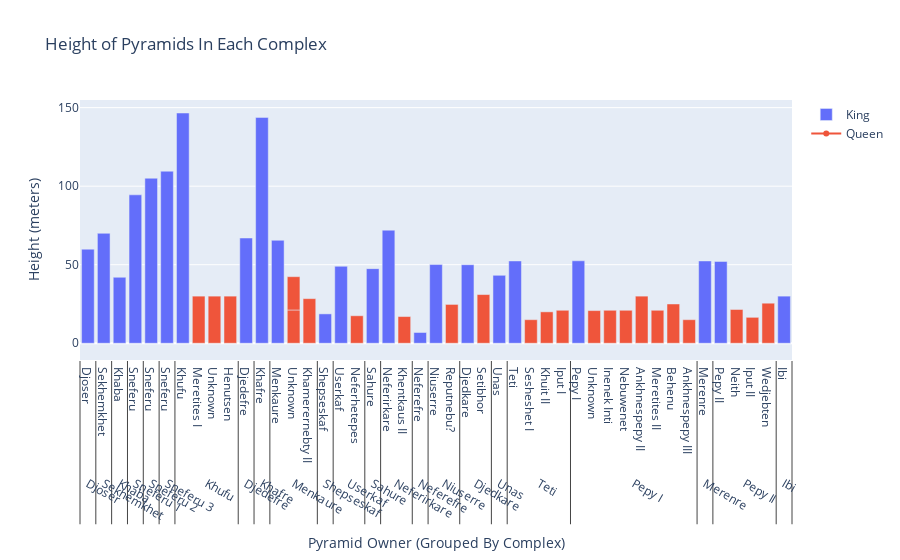

Notebook cell for this chart:
### Code cell
# Attempting to recreate George's suggested visualization (picture on my phone)

# Trying to fill 'start_of_reign' fully so that sorts work correctly
# TODO: Add this functionality to the cleanup script
unique_comp = complexes['pyramid_complex'].unique()
temp = df

for comp in unique_comp:
    start = temp[temp['pyramid_complex'] == comp]['start_of_reign'].max()
    temp[temp['pyramid_complex'] == comp]['start_of_reign'] = temp[temp['pyramid_complex'] == comp]['start_of_reign'].replace(np.nan, start)

temp.loc[temp['pyramid_complex'] == 'Sneferu 3', 'start_of_reign'] = 2574   # This had to be done to get it in the correct order (value was missing)
temp.dropna(subset='height', inplace=True)
temp.sort_values(by='start_of_reign', ascending=False, inplace=True)

# Getting the height column to be numeric
def average_of_two(val):
    if isinstance(val, int) or isinstance(val, float) or pd.isna(val): return val

    if ',' in val: return 72    # Temporary: Deals with that one weird value

    nums = val.split('-')
    if len(nums) == 1: return float(nums[0])
    return (float(nums[0]) + float(nums[1])) / 2

temp['height'] = temp['height'].map(average_of_two).astype(float)
tl = temp[['pyramid_complex', 'pyramid_owner', 'start_of_reign', 'end_of_reign', 'length_of_reign', 'height', 'royal_status', 'relationship_to_king']]
# Omit Khentkaus I (Queen, not at a King's complex)
tl = tl.drop(tl[tl['pyramid_complex'] == 'Khentkaus I'].index)


# Plotly stuff
grouped_heights_fig = px.bar(tl, 
             x='pyramid_complex', 
             y='height', 
             color='pyramid_owner',
             title='Height of Pyramids At Each Complex By Status',
             labels={
                 'pyramid_complex': 'Pyramid Complex',
                 'height': 'Height (meters)',
                 'royal_status': 'Royal Status'
             },
             barmode='group',
             text='pyramid_owner',
             custom_data=['royal_status', 'pyramid_owner', tl['relationship_to_king'].fillna('Self')])
grouped_heights_fig.update_layout(bargap=0)
grouped_heights_fig.update_traces(
    hovertemplate='<br>'.join([
        'Royal status: %{customdata[0]}',
        'Pyramid Complex: %{x}',
        'Height: %{y} m',
        'Pyramid Owner: %{customdata[1]}',
        'Relationship To King: %{customdata[2]}',
        '<extra></extra>'
    ])
)
#grouped_heights_fig.show()
from plotly import graph_objects as go

def setColor(y):
    if y == "King": return '#636EFA'     # default blue
    elif y == "Queen": return '#EF553B'  # default red

colors = [setColor(y) for y in tl['royal_status'].values]

horizontal = go.Figure(go.Bar(
    x = tl.loc[:,["pyramid_complex", "pyramid_owner"]].T.values, 
    y = tl["height"].values, 
    marker={"color": colors},
    name = "King"
    )
)
horizontal.add_trace(
            go.Scatter(
            x=["Sneferu 1"],
            y=[0],
            name="Queen",
        ))
horizontal.update_layout(
    title = "Height of Pyramids In Each Complex",
    xaxis = dict(title = "Pyramid Owner (Grouped By Complex)"),
    yaxis = dict(title = "Height (meters)"),
    showlegend = True
)
horizontal.show()

### Figure 1 — Plotly figure (JSON) as saved in the notebook; plotly's stock layout.template omitted (floating-point values rounded to 4 significant figures)
{"data": [{"marker": {"color": ["#636EFA", "#636EFA", "#636EFA", "#636EFA", "#636EFA", "#636EFA", "#636EFA", "#636EFA", "#636EFA", "#636EFA", "#636EFA", "#636EFA", "#636EFA", "#636EFA", "#636EFA", "#636EFA", "#636EFA", "#636EFA", "#636EFA", "#636EFA", "#636EFA", "#636EFA", "#EF553B", "#EF553B", "#EF553B", "#EF553B", "#EF553B", "#EF553B", "#EF553B", "#EF553B", "#EF553B", "#EF553B", "#EF553B", "#EF553B", "#EF553B", "#EF553B", "#EF553B", "#EF553B", "#EF553B", "#EF553B", "#EF553B", "#EF553B", "#EF553B", "#EF553B", "#EF553B", "#636EFA"]}, "name": "King", "type": "bar", "x": [["Djoser", "Sekhemkhet", "Khaba", "Sneferu 1", "Sneferu 2", "Sneferu 3", "Khufu", "Djedefre", "Khafre", "Menkaure", "Shepseskaf", "Userkaf", "Sahure", "Neferirkare", "Neferefre", "Niuserre", "Djedkare", "Unas", "Teti", "Pepy I", "Merenre", "Pepy II", "Khufu", "Khufu", "Khufu", "Menkaure", "Menkaure", "Menkaure", "Userkaf", "Neferirkare", "Niuserre", "Djedkare", "Teti", "Teti", "Teti", "Pepy I", "Pepy I", "Pepy I", "Pepy I", "Pepy I", "Pepy I", "Pepy I", "Pepy II", "Pepy II", "Pepy II", "Ibi"], ["Djoser", "Sekhemkhet", "Khaba", "Sneferu", "Sneferu", "Sneferu", "Khufu", "Djedefre", "Khafre", "Menkaure", "Shepseskaf", "Userkaf", "Sahure", "Neferirkare", "Neferefre", "Niuserre", "Djedkare", "Unas", "Teti", "Pepy I", "Merenre", "Pepy II", "Meretites I", "Unknown", "Henutsen", "Khamerernebty II", "Unknown", "Unknown", "Neferhetepes", "Khentkaus II", "Reputnebu?", "Setibhor", "Sesheshet I", "Khuit II", "Iput I", "Inenek Inti", "Nebuwenet", "Ankhnespepy II", "Unknown", "Meretites II", "Behenu", "Ankhnespepy III", "Neith", "Iput II", "Wedjebten", "Ibi"]], "y": [59.9, 70, 42, 94.5, 105.1, 109.5, 146.6, 67, 143.8, 65.55, 18.7, 49, 47.5, 72, 6.85, 50.1, 50, 43.23, 52.4, 52.5, 52.4, 52.1, 30, 30, 30, 28.4, 21.18, 21.2, 17.5, 17, 24.72, 31, 15, 20, 21, 21, 21, 30, 20.8, 21, 25, 15, 21.5, 16.5, 25.5, 30]}, {"name": "Queen", "type": "scatter", "x": ["Sneferu 1"], "y": [0]}], "layout": {"showlegend": true, "title": {"text": "Height of Pyramids In Each Complex"}, "xaxis": {"title": {"text": "Pyramid Owner (Grouped By Complex)"}}, "yaxis": {"title": {"text": "Height (meters)"}}}}
